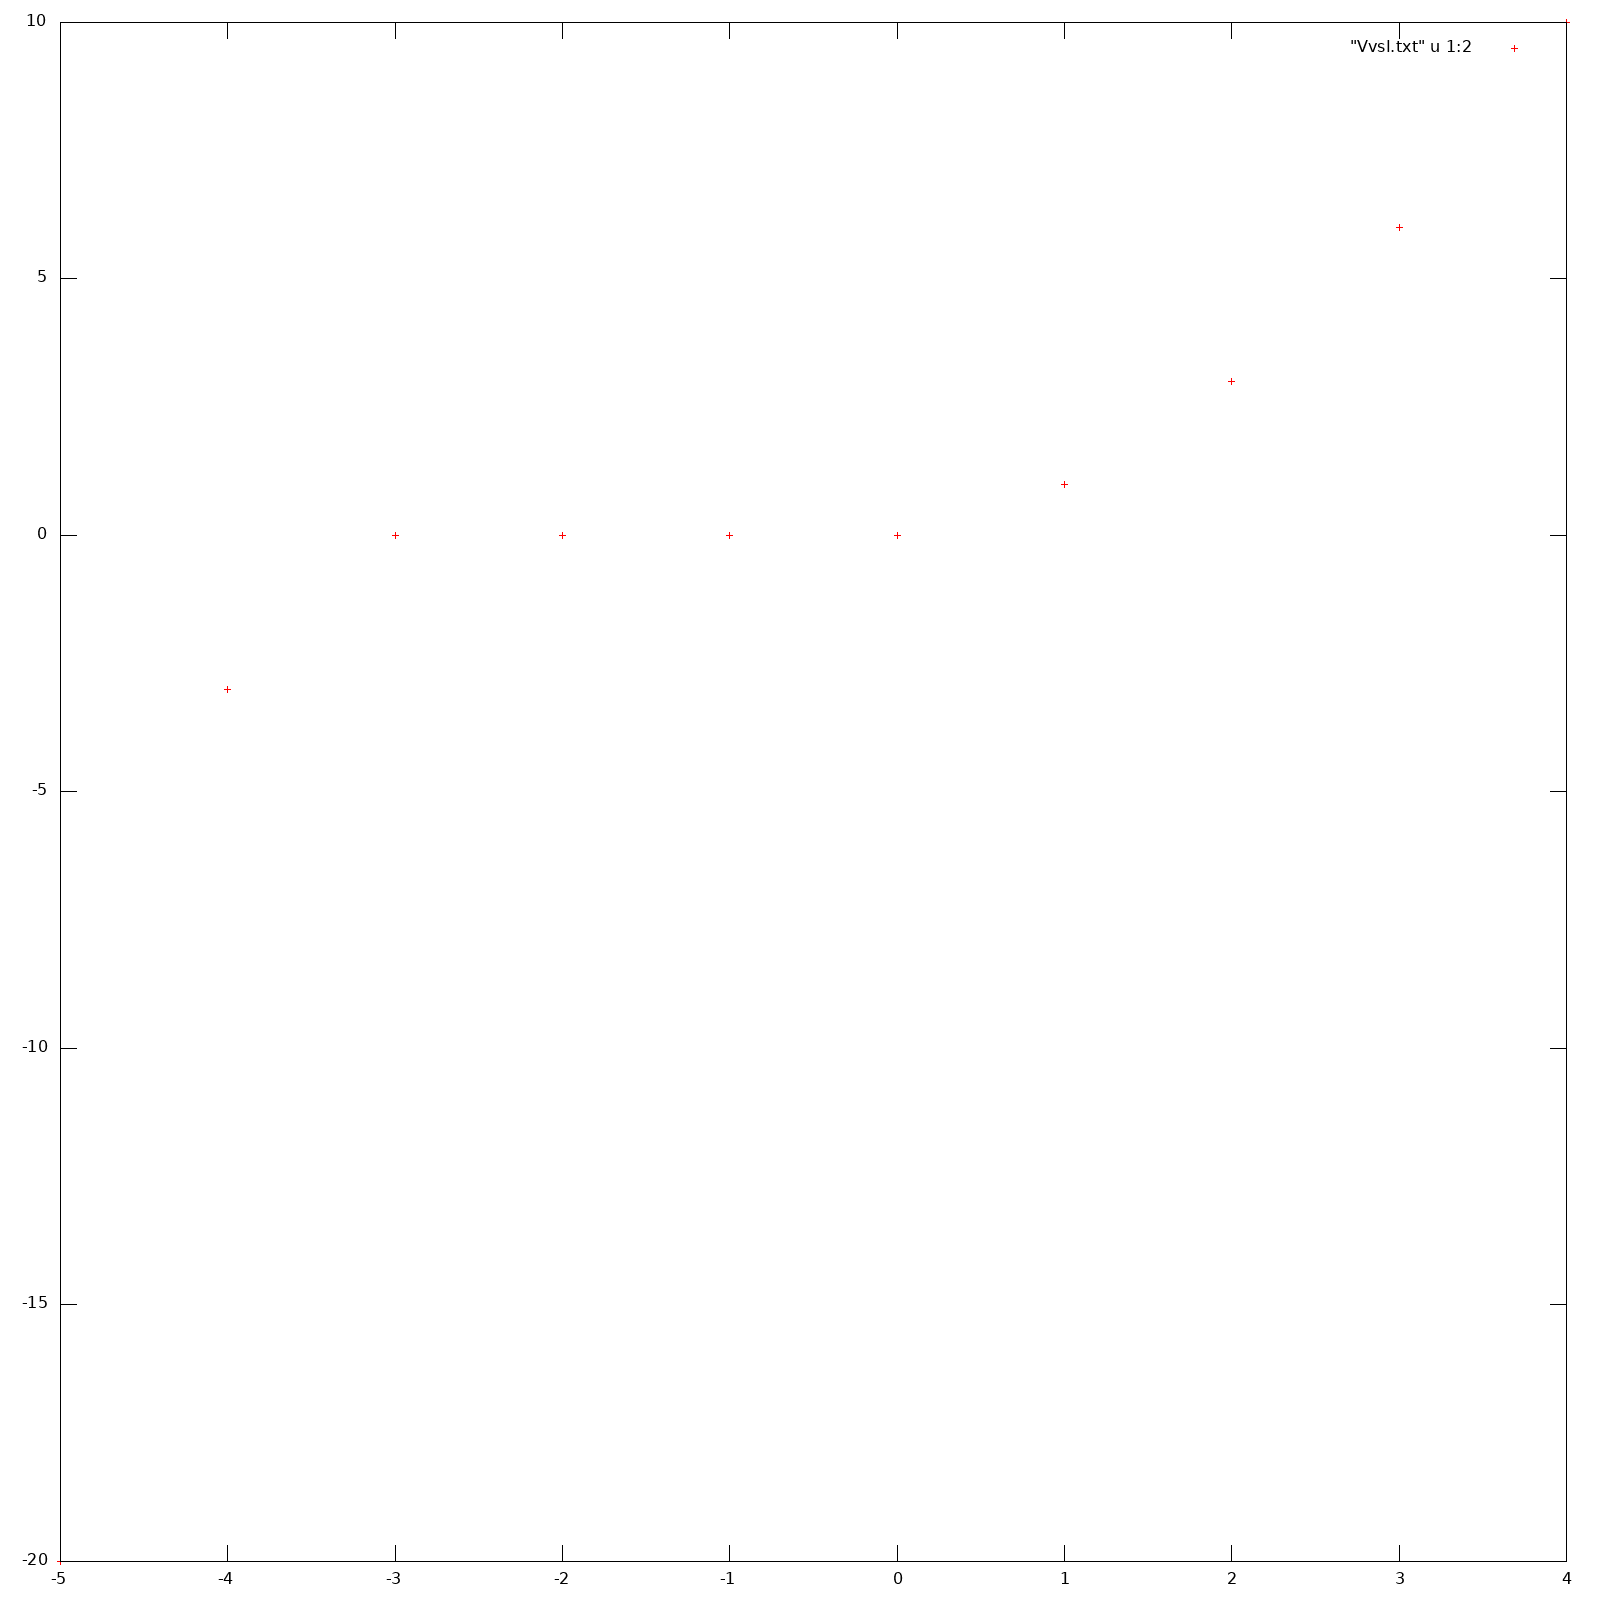

Write the gnuplot code that produced this figure.
# #A SIMPLE PLOT
# NAME : ANIK MANDAL - 21024001
# DATE : Apr 25, 2022
#__________________________________________________

plot "VvsI.txt" u 1:2
set terminal png size 1600,1600
set output "SimplePlot.png"
replot

